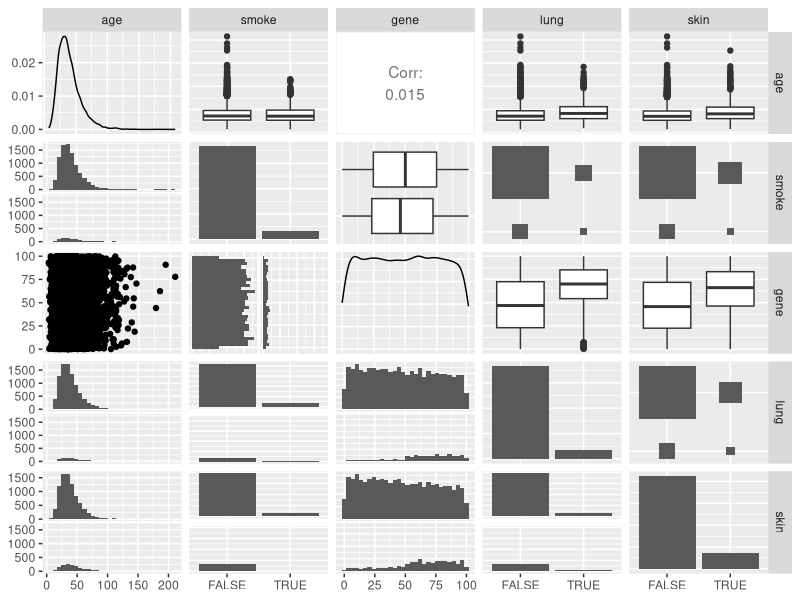
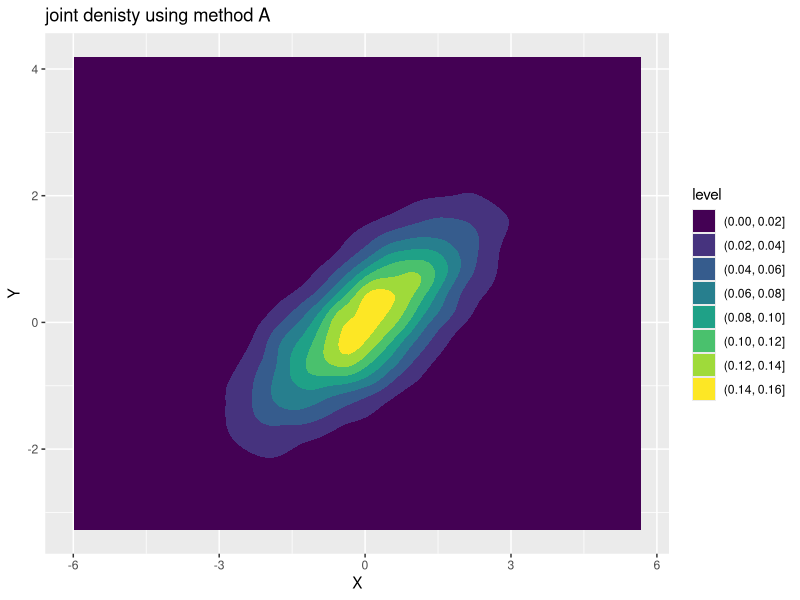
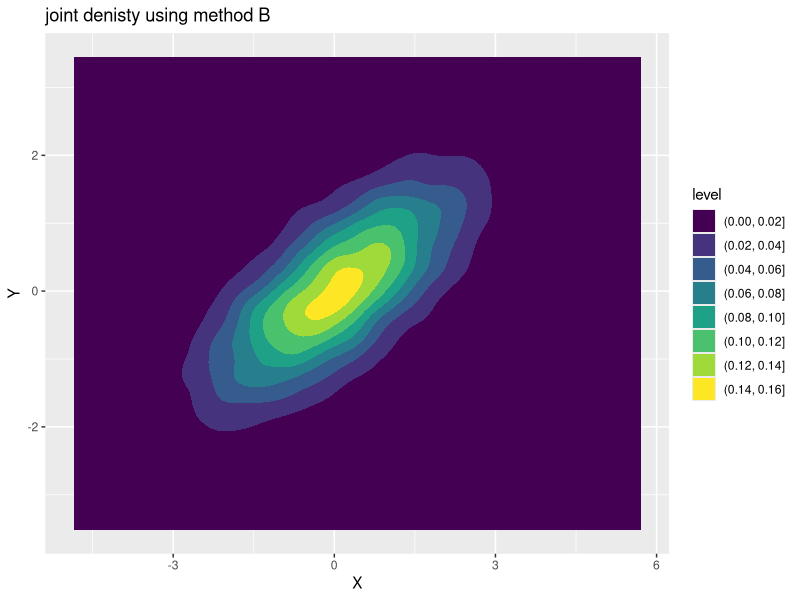
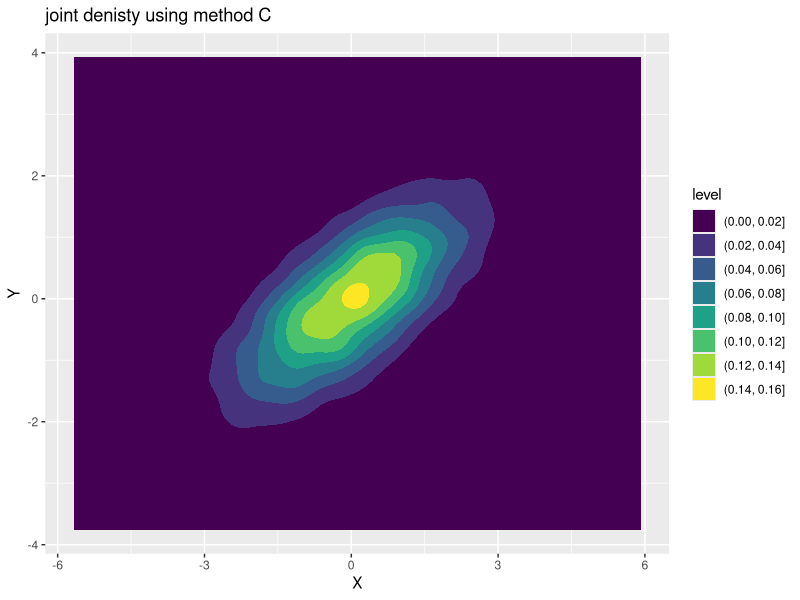
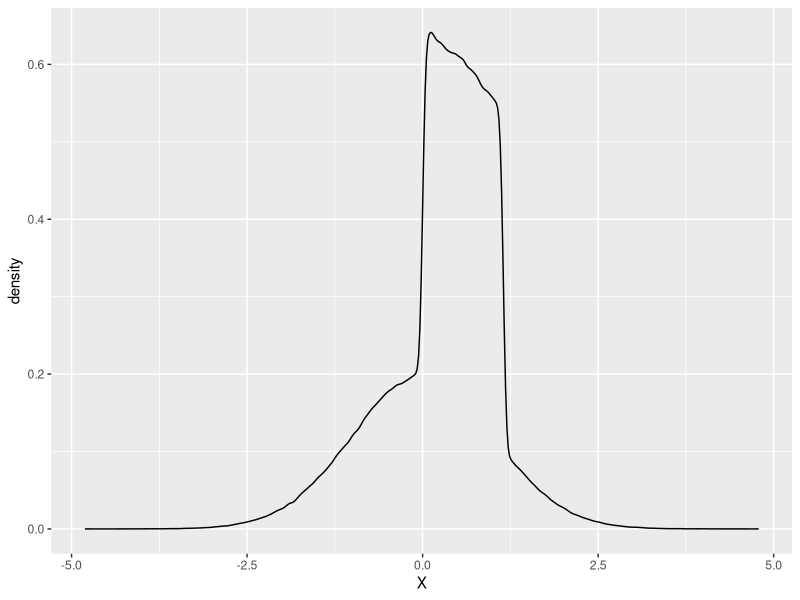
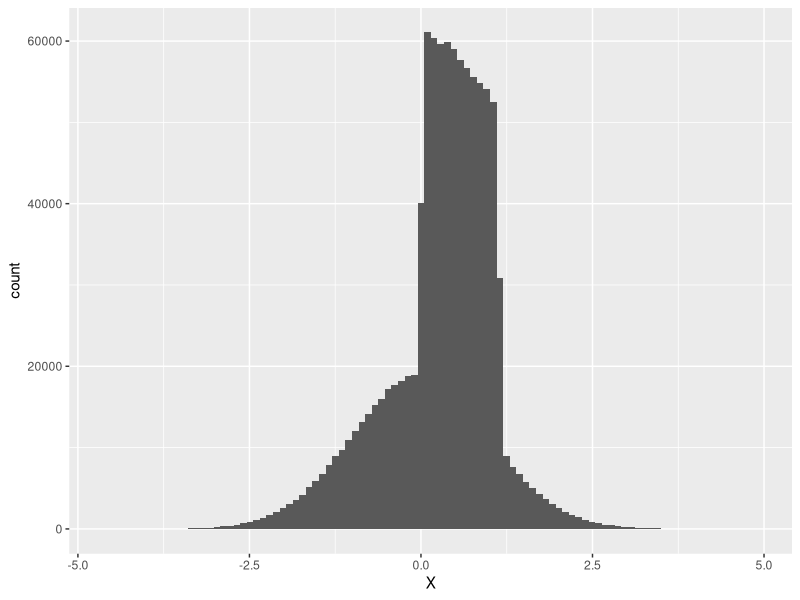

The R source for these figures, in order:
## ---- chunk 1
knitr::opts_chunk$set(echo = TRUE)
library(tidyverse)
library(GGally)
library(mvtnorm)
## ---- chunk 2
# Logistic function
logistic <- function(x, l=1,e=0){
  
  1/(1+exp(-l*(x-e)))
  
}
#DGP
cancer_DGP <- function(n) {
  tibble(
    age = rlnorm(n, 3.584, 0.434),
    smoke = rbernoulli(n, p = case_when(
                              age %in% 25:64  ~ .145,
                              age %in% 0:10 ~ .00000000001,
                              TRUE ~ .08)
                       ),
    gene = runif(n,0,100),
    lung = rbernoulli(n, p = (logistic(gene,.5,50)+logistic(age,.1,60)+smoke)/9),
    skin = rbernoulli(n, p = (logistic(gene, .5,50)+logistic(age,.1,35))/7)
  )
}


## ---- chunk 3
# Testing DGP
test_prob <- cancer_DGP(10000) %>%
  filter(age > 60, gene > 50) %>% 
  count(skin == TRUE) %>% 
  mutate(p = n/sum(n))
test_prob

test_prob2 <- cancer_DGP(10000) %>%
  filter(age > 60, smoke == TRUE, gene > 50) %>% 
  count(lung) %>% 
  mutate(p = n/sum(n))
test_prob2
# Plots

plotsDGP <- cancer_DGP(10000) %>% 
  ggpairs()


## ---- chunk 4
plotsDGP
## ---- chunk 5
prob <- function(df, ...) {
  final <- df %>% 
  count(...) %>% 
    mutate(p = n/sum(n)) 
    pull(final[2,3])
}
## ---- chunk 6
DGP_A <- function(n){
  tibble(
  X = runif(n),
  W = rbernoulli(n),
  Y = rnorm(n,X+W,1+X*W) 
)
}
### Independent: X and W

#P(X)
prob_ax <- prob(DGP_A(10000), X < .5)
prob_ax
#P(X|W)
prob_axgw <- DGP_A(10000)%>% 
  filter(W == 1) %>% 
  count(X < .5) %>% 
  mutate(p = n/sum(n))
  pull(prob_axgw[2,3])
# Probabilities are equal so X and W are independent 

### conditionally independent: none

#P(Y|X)
prob_aygw <- DGP_A(10000)%>% 
    filter(X < .5) %>% 
    count(Y < .5) %>% 
    mutate(p = n/sum(n))
  pull(prob_aygw[2,3])
   
#P(Y|X,W)
  prob_aygwx <- DGP_A(10000)%>% 
    filter(W == 1,X< .5) %>% 
    count(Y < .5) %>% 
    mutate(p = n/sum(n))
  pull(prob_aygwx[2,3])
# The probabilities are not equal so Y and W are not conditionally independent on X.
## ---- chunk 7
DGP_B <- function(n){
  tibble(
    X = runif(n),
    W = rbernoulli(n,p= logistic(X)),
    Y = rnorm(n,X+W,1+X*W) 
  )
} 

### Independent: none

#P(W)
prob_bw <- prob(DGP_B(10000),W == 1)
prob_bw

#P(W|X)
prob_bwgx <- DGP_B(10000)%>% 
  filter(X < .5) %>% 
  count(W == 1) %>% 
  mutate(p = n/sum(n))
pull(prob_bwgx[2,3])
# The probabilities are not equal so X and W are not independent.

### conditionally independent: none

# P(Y|X)
prob_bygx <- DGP_B(10000)%>% 
  filter(X < .5) %>% 
  count(Y < 2) %>% 
  mutate(p = n/sum(n))
pull(prob_bygx[2,3])
# P(Y|X,W)
prob_bygxw <- DGP_B(10000)%>% 
  filter(W == 1 & X < .5) %>% 
  count(Y < 2) %>%
  mutate(p = n/sum(n))
pull(prob_bygxw[2,3])
# Probabilities are not equal so Y and W are not conditionally independent on X.
## ---- chunk 8
DGP_C <- function(n){
  tibble(L = runif(n,-1,0),
         U = runif(n),
         M = runif(n,L,U),
         X = rnorm(n, L),
         Y = rnorm(n, U)
  )
} 
### Independent: L and U

#P(L)
prob_cl <- prob(DGP_C(10000), L < -.5)
prob_cl
#P(L|U)
prob_clgu <- DGP_C(10000)%>% 
  filter(U < .5) %>% 
  count(L < -.5) %>% 
  mutate(p = n/sum(n))
pull(prob_clgu[2,3]) 
# The probabilities are the same so  L and U are independent.

### conditionally independent: M and X given L, M and Y given U

#P(M|L)
prob_cmgl <- DGP_C(10000) %>% 
  filter(L < -.5) %>% 
  count(M <.5) %>% 
  mutate(p = n/sum(n))
pull(prob_cmgl[2,3]) 

#P(M|L,X)
prob_cmglx <- DGP_C(10000) %>% 
  filter(L < -.5, X < -.5) %>% 
  count(M <.5) %>% 
  mutate(p = n/sum(n))
pull(prob_cmglx[2,3]) 

# The probabilities are the same proving M and X are conditionally independent on L.
## ---- chunk 9
DGP_D <- function(n) {
  tibble(
    X = runif(n),
    W = rbernoulli(n, logistic(X)),
    Y = rnorm(n, W, 1+W)
  )
}
### Independent: none

#P(Y)
prob_dy <- prob(DGP_D(10000), Y< 1)
prob_dy
#P(Y|W)
prob_dygw <- DGP_D(10000) %>% 
  filter(W == 1) %>% 
  count(Y < 1) %>% 
  mutate(p = n/sum(n))
pull(prob_dygw[2,3]) 

# Probabilities are not equal thus Y and W are not independent.

### Conditionally independent: none

#P(Y|X)
prob_dygx <- DGP_D(10000) %>% 
  filter(X < .5) %>% 
  count(Y < 1) %>% 
  mutate(p = n/sum(n))
pull(prob_dygx[2,3]) 
#P(Y|X,W)
prob_dygxw <- DGP_D(10000) %>% 
  filter(X < .5, W == 1) %>% 
  count(Y < 1) %>% 
  mutate(p = n/sum(n))
pull(prob_dygxw[2,3]) 

# Probabilities are not equal thus Y and W are not conditionally independent on X.
## ---- chunk 10
# Method A
sample_na = function(n) {
  sigma = matrix(c(
    2, 1,
    1, 1
  ), nrow=2)
  rmvnorm(
    n,
    mean=c(0,0),
    sigma=sigma
  ) %>%
    as_tibble() %>%
    set_names(c("X","Y"))
}
# Method B
sample_nb = function(n) {
  tibble(
    Y = rnorm(n, mean=0, sd=1),
    X = rnorm(n, mean=Y, sd=1)
  )
}
# Method C
sample_nc = function(n) {
  tibble(X = rnorm(n, mean=0, sd=sqrt(2)),
         Y = rnorm(n, mean=X/2, sd=1/sqrt(2))
  )
}
## ---- chunk 11
# P(X>0,Y>0)
tibble(
Method_A=prob(sample_na(10000), X > 0 & Y > 0),
Method_B=prob(sample_nb(10000), X > 0 & Y > 0),
Method_C=prob(sample_nc(10000), X > 0 & Y > 0)
)
# P(X<0,Y<0)
tibble(
Method_A = prob(sample_na(10000), X < 0 & Y < 0),
Method_B = prob(sample_nb(10000), X < 0 & Y < 0),
Method_C = prob(sample_nc(10000), X < 0 & Y < 0)
)
# P(X<1,Y<1)
tibble(
Method_A = prob(sample_na(10000), X < 1 & Y < 1),
Method_B = prob(sample_nb(10000), X < 1 & Y < 1),
Method_C = prob(sample_nc(10000), X < 1 & Y < 1)
)
# P (X<1,Y<0)
tibble(
Method_A = prob(sample_na(10000), X < 1 & Y < 0),
Method_B = prob(sample_nb(10000), X < 1 & Y < 0),
Method_C = prob(sample_nc(10000), X < 1 & Y < 0)
)
## ---- chunk 12
dena <- sample_na(10000) %>% 
  ggplot(aes(x=X, y=Y)) +
  geom_density2d_filled() +
  labs(title = "joint denisty using method A")

dena

denb <- sample_nb(10000) %>% 
  ggplot(aes(x=X, y=Y)) +
  geom_density2d_filled() +
  labs(title = "joint denisty using method B")

denb

denc <- sample_nc(10000) %>% 
  ggplot(aes(x=X, y=Y)) +
  geom_density2d_filled() +
  labs(title = "joint denisty using method C")

denc
## ---- chunk 13
distrib <- function(n) {
  tibble(
    S = rbernoulli(n),
    N = rnorm(n),
    U = runif(n,0,1.15),
    X = ifelse(S,N,U)
  )
}

densityc <- distrib(1000000) %>% 
  ggplot() +
  geom_density(aes(x=X))
densityc

histogramc <- distrib(1000000) %>% 
  ggplot() +
  geom_histogram(aes(x=X), bins = 100)
histogramc
